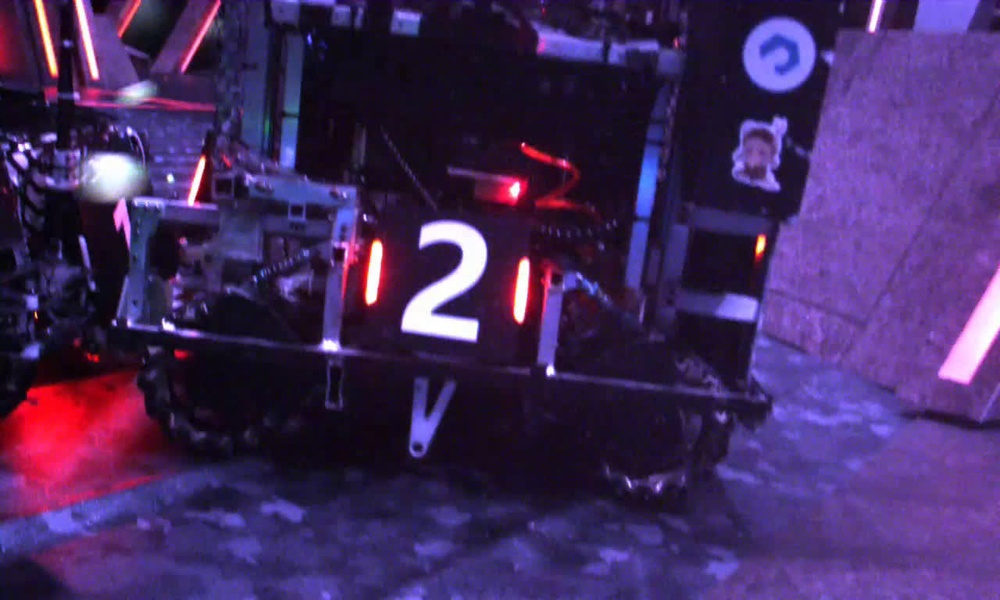
#> input picture opencv_tutorial_py/opencv_tutorial-main/198.jpg, 1000 x 600 px, shrunk from 1280 x 768 before the run
$ python armor.py
#> lines starting #> are read from the running program, lines starting #| are printed output that depends on the picture
import cv2 as cv

image01 = cv.imread("198.jpg")
#> image01 is the input picture: shape (600, 1000, 3); mean B, G, R 95.1, 42.6, 67.4


gray = cv.cvtColor(image01, cv.COLOR_BGR2GRAY)
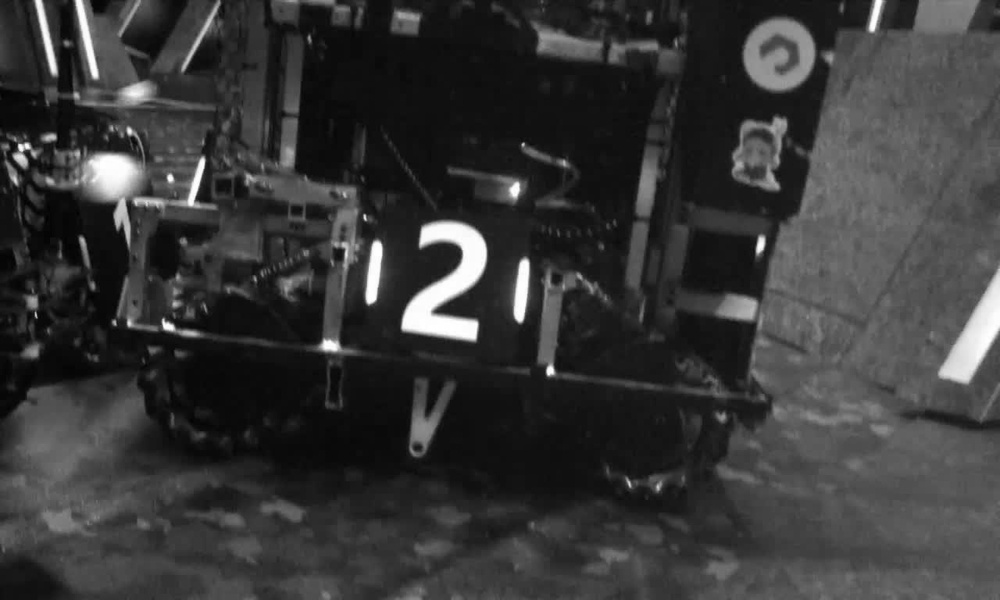
#> gray: shape (600, 1000); min 1, max 255, mean 56
cv.imshow("01",gray)

cv.waitKey()
